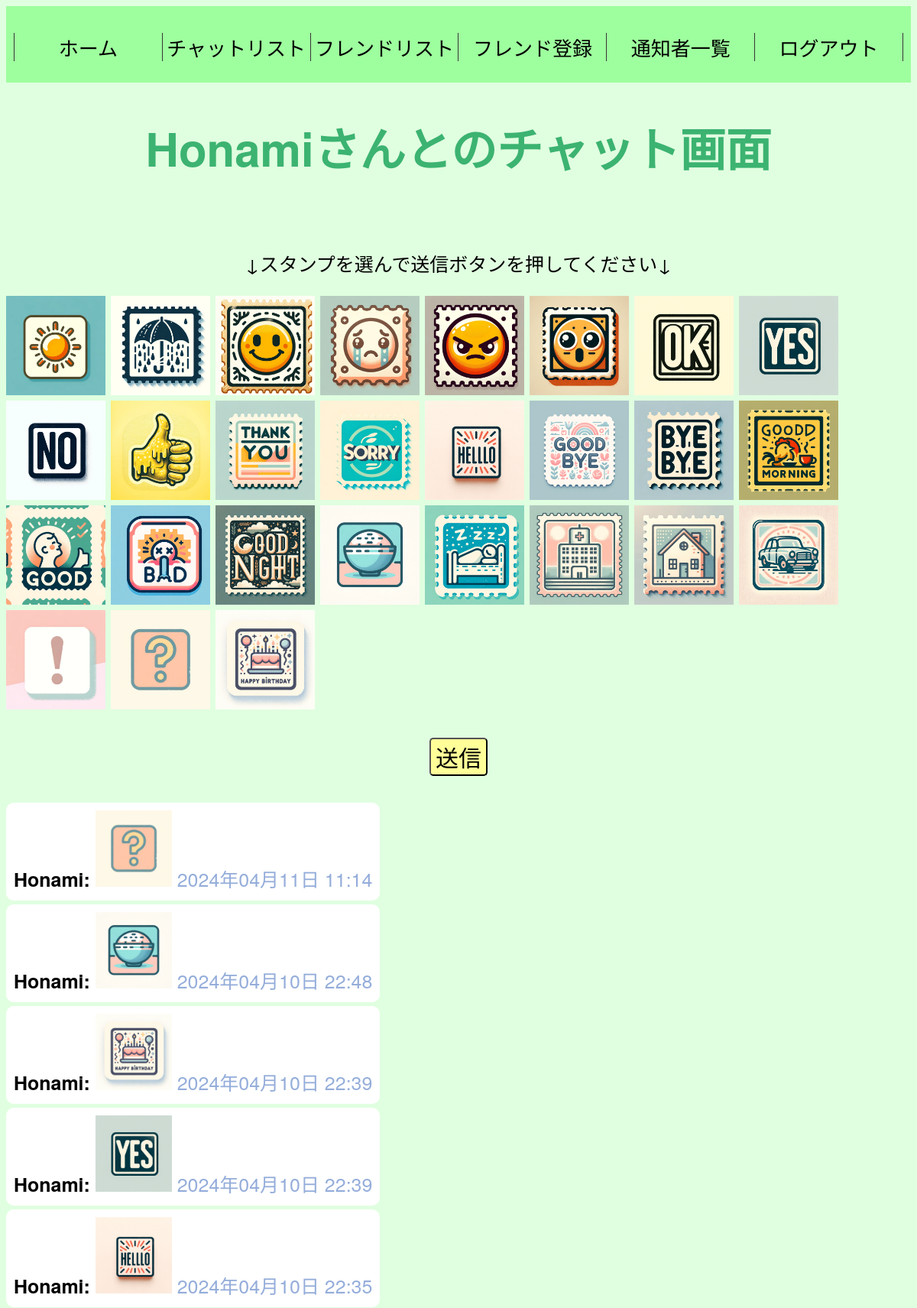
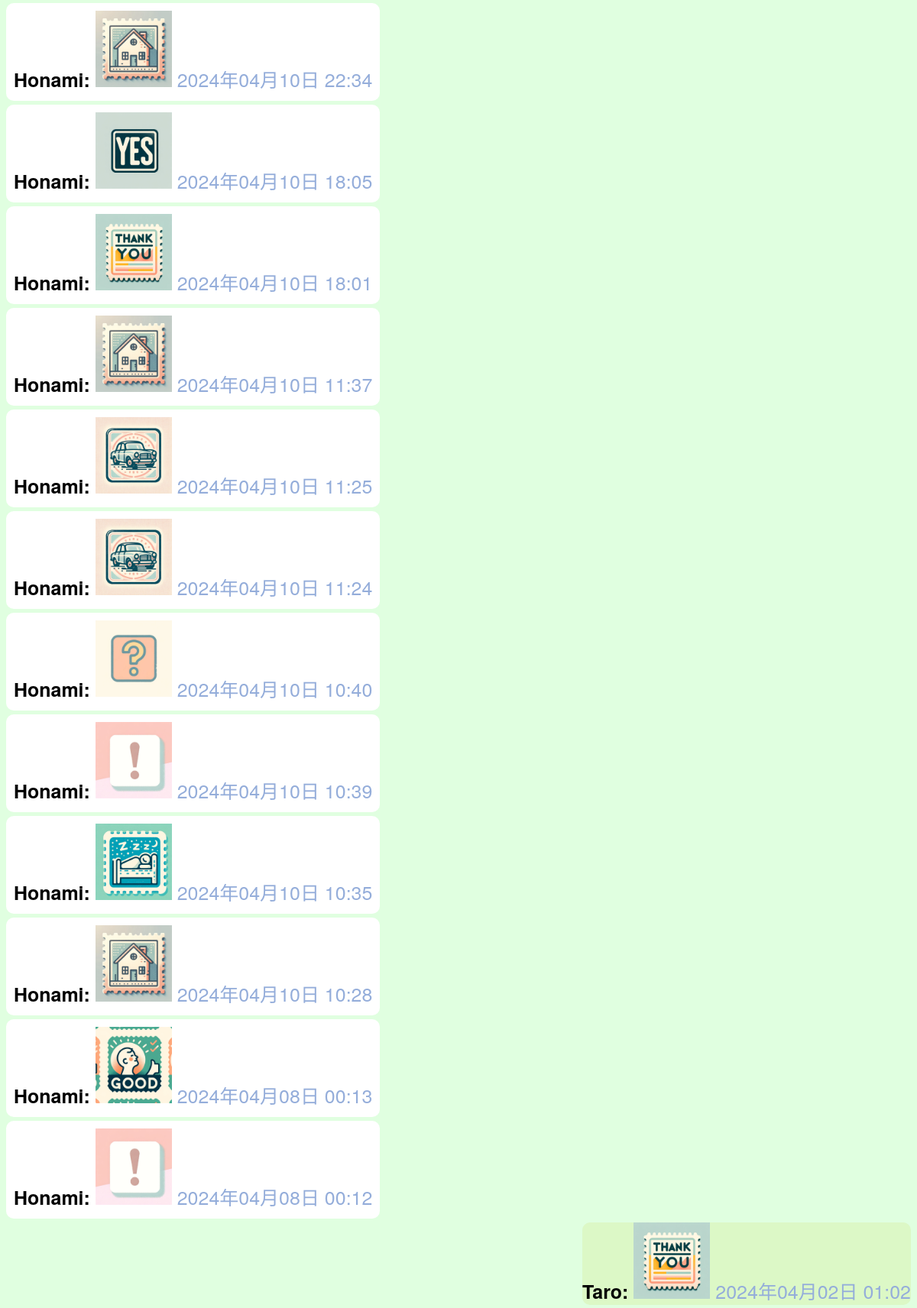
Page /first_chat/chats/1/ (signed in, upper part) on the committed database (2 pictures, top to bottom).
### myapp/models.py (models this page shows, shortened)
class Stamp(models.Model):
    stamp_name = models.CharField(max_length=100)
    image_path = models.ImageField(upload_to='stamps/', null=True)
    created_at = models.DateTimeField(auto_now_add=True)
    updated_at = models.DateTimeField(auto_now=True)

class Chat(models.Model):
    user = models.ForeignKey(User, related_name='sent_messages', on_delete=models.CASCADE)
    friend = models.ForeignKey(User, related_name='received_messages', on_delete=models.CASCADE)
    stamp = models.ForeignKey(Stamp, on_delete=models.CASCADE, null=True, blank=True)
    created_at = models.DateTimeField(auto_now_add=True)
    updated_at = models.DateTimeField(auto_now=True)

### myapp/views.py (the view)
# urls.py: path('first_chat/chats/<int:friend_id>/', views.chat_with_friend, name='chat_with_friend'),
@login_required
def chat_with_friend(request, friend_id):
    friend = User.objects.get(pk=friend_id)
    stamps = Stamp.objects.all()
    messages = Chat.objects.filter(
        Q(user=request.user, friend=friend) |
        Q(user=friend, friend=request.user)
    ).order_by('-created_at')
    friend_settings = FriendSettings.objects.filter(user=request.user, friend=friend).first()
    friend_nickname = friend_settings.nickname if friend_settings else None
    for message in messages:
        if message.user != request.user and friend_nickname:
            message.nickname = friend_nickname
        else:
            message.nickname = message.user.username  # それ以外の場合はユーザー名を使用
    return render(request, 'myapp/chat.html', {
        'friend': friend,
        'nickname': friend_nickname if friend_nickname else friend.username,  # ビューで使用するニックネーム
        'stamps': stamps,
        'messages': messages,
        'friend_id': friend_id
    })

### myapp/templates/myapp/chat.html (shortened to what this page needs)
{% extends 'myapp/base.html' %}
{% block content %}
  <h1>{{ nickname|default:friend.username }}さんとのチャット画面</h1>
<p>↓スタンプを選んで送信ボタンを押してください↓</p>
<div class="stamps">
  {% for stamp in stamps %}
    <img src="{{ stamp.image_path.url }}" alt="{{ stamp.stamp_name }}" data-stamp-id="{{ stamp.id }}" class="stamp" onclick="selectStamp('{{ stamp.id }}');" style="width: 130px; height: 130px;">
  {% endfor %}
</div>
<div class="button-container">
    <button id="sendButton" class="button" type="button">送信</button>
</div>
<div class="chat-history">
  {% for message in messages %}
    <div class="message">
      <div class="{% if message.user == request.user %}sent{% else %}received{% endif %}">
        <strong>{{ message.nickname }}:</strong>
        {% if message.stamp %}
            <img src="{{ message.stamp.image_path.url }}" alt="{{ message.stamp.stamp_name }}" style="width: 100px; height: 100px;">
        {% else %}
            <p>スタンプなし</p>
        {% endif %}
        <span class="timestamp">{{ message.created_at|date:"Y年m月d日 H:i" }}</span>
      </div>
    </div>
  {% empty %}
    <p>メッセージはまだありません。</p>
  {% endfor %}
</div>
{% endblock %}

### static/css/first_chat.style.css (style rules this page uses)
body { font-family:"MS UI Gothic", "Helvetica Neue", Helvetica, Arial, sans-serif; font-size: 1.56rem; background-color:#e0ffe0; display: flex; flex-direction: column; justify-content: center; align-items: center; }

### myapp/templates/myapp/chat.html (style rules this page uses)
h1 { font-size: 60px; color: #3cb371; text-align: center; }
.message { width: 100%; margin: 5px 0; display: flex; }
.sent { margin-left: auto; background-color: #dcf8c6; border-radius: 10px; max-width: 100%; align-self: flex-end; }
.received { background-color: #fff; padding: 10px; border-radius: 10px; max-width: 100%; align-self: flex-start; }
.timestamp { font-size: 25px; margin-top: 5px; color: #94adda; align-self: flex-end; }
p { padding-top: 50px; text-align: center; }
.button-container { display: flex; justify-content: center; margin: 50 10px; padding: 30px; }
.button { border-radius: 5px; font-size: 30px; background-color: #ffff99; }

### rows in the picture
Stamp: image_path (picture)
Stamp: image_path (picture)
Stamp: image_path (picture)
Stamp: image_path (picture)
Stamp: image_path (picture)
Stamp: image_path (picture)
Stamp: image_path (picture)
Stamp: image_path (picture)
Stamp: image_path (picture)
Stamp: image_path (picture)
Stamp: image_path (picture)
Stamp: image_path (picture)
Stamp: image_path (picture)
Stamp: image_path (picture)
Stamp: image_path (picture)
Stamp: image_path (picture)
Stamp: image_path (picture)
Stamp: image_path (picture)
Stamp: image_path (picture)
Stamp: image_path (picture)
Stamp: image_path (picture)
Stamp: image_path (picture)
Stamp: image_path (picture)
Stamp: image_path (picture)
Stamp: image_path (picture)
Stamp: image_path (picture)
Stamp: image_path (picture)
Chat: nickname "Honami", stamp.image_path (picture), created_at "2024年04月11日 11:14"
Chat: nickname "Honami", stamp.image_path (picture), created_at "2024年04月10日 22:48"
Chat: nickname "Honami", stamp.image_path (picture), created_at "2024年04月10日 22:39"
Chat: nickname "Honami", stamp.image_path (picture), created_at "2024年04月10日 22:39"
Chat: nickname "Honami", stamp.image_path (picture), created_at "2024年04月10日 22:35"
Chat: nickname "Honami", stamp.image_path (picture), created_at "2024年04月10日 22:34"
Chat: nickname "Honami", stamp.image_path (picture), created_at "2024年04月10日 18:05"
Chat: nickname "Honami", stamp.image_path (picture), created_at "2024年04月10日 18:01"
Chat: nickname "Honami", stamp.image_path (picture), created_at "2024年04月10日 11:37"
Chat: nickname "Honami", stamp.image_path (picture), created_at "2024年04月10日 11:25"
Chat: nickname "Honami", stamp.image_path (picture), created_at "2024年04月10日 11:24"
Chat: nickname "Honami", stamp.image_path (picture), created_at "2024年04月10日 10:40"
Chat: nickname "Honami", stamp.image_path (picture), created_at "2024年04月10日 10:39"
Chat: nickname "Honami", stamp.image_path (picture), created_at "2024年04月10日 10:35"
Chat: nickname "Honami", stamp.image_path (picture), created_at "2024年04月10日 10:28"
Chat: nickname "Honami", stamp.image_path (picture), created_at "2024年04月08日 00:13"
Chat: nickname "Honami", stamp.image_path (picture), created_at "2024年04月08日 00:12"
Chat: nickname "Taro", stamp.image_path (picture), created_at "2024年04月02日 01:02"

### other values in the picture
{{ nickname|default:friend.username }} "Honami"
